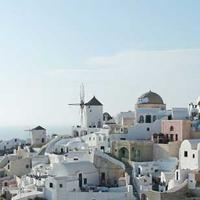
#> input picture images/image-2.jpg, 200 x 200 px; its folder holds 4 pictures in this run
$ python z05.py
#> lines starting #> are read from the running program, lines starting #| are printed output that depends on the picture
"""This module implements image conversion to grayscale using CUDA."""

__author__ = "Maty Masaryk, Matúš Jokay, Tomáš Vavro"
__email__ = "xmasarykm1@stuba.sk"
__license__ = "MIT"

from numba import cuda
import matplotlib.pyplot as plt
import glob
import numpy as np
import time
from math import ceil

IMAGE_DIR_PATH = "images"  # Input images should be stored in this dir
OUTPUT_DIR_PATH = "output"  # Converted images will be stored to this dir
MAX_IMAGES = 100  # Maximum number of converted images
TBP_HEIGHT = 10  # Threads per block vertically
TBP_WIDTH = 10  # Threads per block horizontally


def grayscale_cpu(in_data: list, out_data: list, height: int, width: int):
    """
    Convert pixels to grayscale sequentially, using CPU.

    Parameters:
        in_data -- color pixels from input image, list
        out_data -- greyscale pixels in output image, list
        height -- image height = number of rows, integer
        width -- image width = number of columns, integer
    """
    for i in range(height):
        for j in range(width):
            # Calculate grayscale
            new_color = 0.299 * in_data[i][j][0] + \
                        0.587 * in_data[i][j][1] + \
                        0.114 * in_data[i][j][2]
            # Save to output
            out_data[i][j] = [new_color, new_color, new_color]


@cuda.jit
def grayscale_gpu(in_data: np.array, out_data: list, height: int, width: int):
    """
    Convert pixels to grayscale parallelly, using GPU.

    Parameters:
        in_data -- color pixels from input image, numpy array
        out_data -- greyscale pixels in output image, list
        height -- image height = number of rows, integer
        width -- image width = number of columns, integer
    """
    row, col = cuda.grid(2)
    if row < height and col < width:
        # Calculate grayscale
        new_color = 0.299 * in_data[row][col][0] + \
                    0.587 * in_data[row][col][1] + \
                    0.114 * in_data[row][col][2]
        # Save to output
        out_data[row][col] = [new_color, new_color, new_color]


def transform_to_grayscale(input_pixels: list, use_gpu: bool):
    """
    Transform pixels to grayscale, using either CPU or GPU.

    Calculate execution time of the process.

    Parameters:
        input_pixels -- color pixels from input image, list
        use_gpu -- True = use GPU, False = use CPU, boolean

    Returns:
        out_data -- greyscale pixels in output image, list
        total_time -- execution time of function, integer
    """
    start_time = time.time()
    height = len(input_pixels)
    width = len(input_pixels[0])
    output_pixels = input_pixels.copy()
    # Run using GPU
    if use_gpu:
        # Set threads per block
        tpb = (TBP_HEIGHT, TBP_WIDTH)
        # Set blocks per grid
        bpg = (ceil(height / tpb[0]), ceil(width / tpb[1]))
        # Run kernel
        grayscale_gpu[tpb, bpg](np.array(input_pixels),
                                output_pixels, height, width)
    # Run using CPU
    else:
        grayscale_cpu(input_pixels, output_pixels, height, width)
    end_time = time.time()
    total_time = end_time - start_time
    return output_pixels, total_time


def transform_images(use_gpu: bool):
    """
    Iterate through images in given directory and transform them.

    Print statistics.

    Parameters:
        use_gpu -- True = use GPU, False = use CPU, boolean
    """
#> called with use_gpu = False
    exec_times = []
    for i, filename in enumerate(glob.iglob(f'{IMAGE_DIR_PATH}/*')):
        # Read pixels
        pixels = plt.imread(filename)
#> pixels is the input picture: shape (200, 200, 3); mean R, G, B 175.9, 187.9, 193.4
        # Get transformed pixels
        new_pixels, runtime = transform_to_grayscale(pixels, use_gpu)
#> in transform_to_grayscale, `height = len(input_pixels)`: height = 200
#> after the loop in grayscale_cpu, `for i in range(height):`:
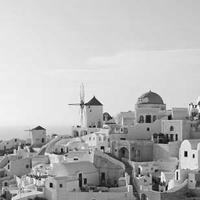
#> out_data: shape (200, 200, 3); min 0, max 254, mean 184.5
#> runtime = 0.14
        exec_times.append(runtime)
        # Save to output file
        plt.imsave(filename.replace(IMAGE_DIR_PATH, OUTPUT_DIR_PATH),
                   new_pixels, format="jpg")
        if i > MAX_IMAGES - 2:
            break

    print(f"Using {'GPU' if use_gpu else 'CPU'} -> "
          f"Images converted: {len(exec_times)}, "
          f"Total time: {sum(exec_times)}, "
          f"Average time: {np.mean(exec_times)}")


def main():
    """
    Main function.

    Runs code using CPU, then using GPU.
    """
    # Run with CPU
    transform_images(False)
    # Run with GPU
    transform_images(True)


if __name__ == "__main__":
#> (the run stopped early here; a loop or call above may not have finished)
